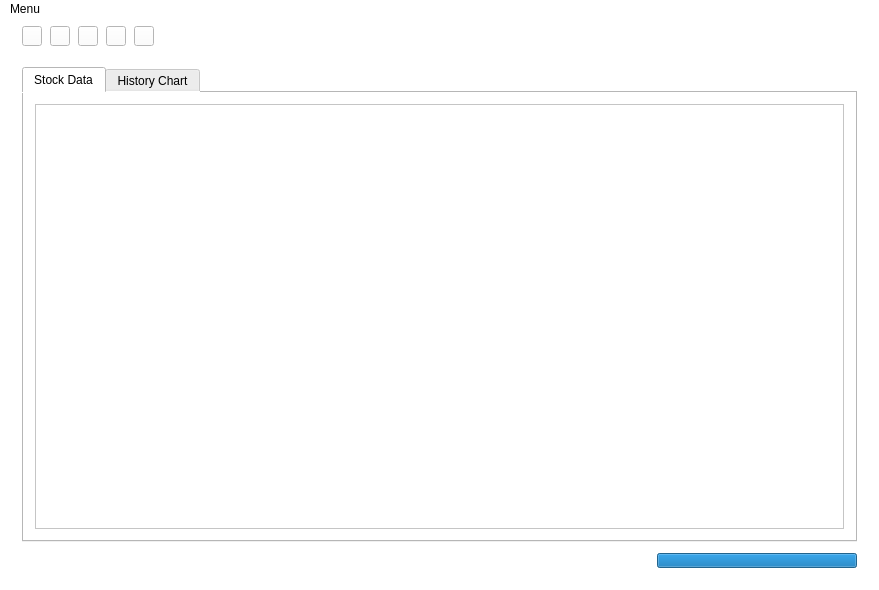
<?xml version="1.0" encoding="UTF-8"?>
<ui version="4.0">
 <class>MainWindow</class>
 <widget class="QMainWindow" name="MainWindow">
  <property name="geometry">
   <rect>
    <x>0</x>
    <y>0</y>
    <width>879</width>
    <height>590</height>
   </rect>
  </property>
  <property name="windowTitle">
   <string>MainWindow</string>
  </property>
  <property name="autoFillBackground">
   <bool>false</bool>
  </property>
  <property name="styleSheet">
   <string notr="true">background-color: rgb(255, 255, 255);</string>
  </property>
  <widget class="QWidget" name="centralWidget">
   <layout class="QVBoxLayout" name="verticalLayout">
    <property name="spacing">
     <number>0</number>
    </property>
    <property name="topMargin">
     <number>0</number>
    </property>
    <property name="bottomMargin">
     <number>0</number>
    </property>
    <item alignment="Qt::AlignLeft">
     <widget class="QWidget" name="horizontalMenu" native="true">
      <layout class="QHBoxLayout" name="horizontalLayout">
       <property name="spacing">
        <number>8</number>
       </property>
       <property name="topMargin">
        <number>7</number>
       </property>
       <property name="bottomMargin">
        <number>10</number>
       </property>
       <item>
        <widget class="QPushButton" name="refreshDataButton">
         <property name="minimumSize">
          <size>
           <width>20</width>
           <height>20</height>
          </size>
         </property>
         <property name="maximumSize">
          <size>
           <width>20</width>
           <height>20</height>
          </size>
         </property>
         <property name="styleSheet">
          <string notr="true">border-image: url(:/Images/res/images/sync.png);</string>
         </property>
         <property name="text">
          <string/>
         </property>
        </widget>
       </item>
       <item>
        <widget class="QPushButton" name="addToFavButton">
         <property name="minimumSize">
          <size>
           <width>20</width>
           <height>20</height>
          </size>
         </property>
         <property name="maximumSize">
          <size>
           <width>20</width>
           <height>20</height>
          </size>
         </property>
         <property name="styleSheet">
          <string notr="true">border-image: url(:/Images/res/images/add.png);</string>
         </property>
         <property name="text">
          <string/>
         </property>
        </widget>
       </item>
       <item>
        <widget class="QPushButton" name="removeFavButton">
         <property name="minimumSize">
          <size>
           <width>20</width>
           <height>20</height>
          </size>
         </property>
         <property name="maximumSize">
          <size>
           <width>20</width>
           <height>20</height>
          </size>
         </property>
         <property name="styleSheet">
          <string notr="true">border-image: url(:/Images/res/images/remove.png);</string>
         </property>
         <property name="text">
          <string/>
         </property>
        </widget>
       </item>
       <item>
        <widget class="QPushButton" name="genGraphButton">
         <property name="minimumSize">
          <size>
           <width>20</width>
           <height>20</height>
          </size>
         </property>
         <property name="maximumSize">
          <size>
           <width>20</width>
           <height>20</height>
          </size>
         </property>
         <property name="styleSheet">
          <string notr="true">border-image: url(:/Images/res/images/chart.png);</string>
         </property>
         <property name="text">
          <string/>
         </property>
        </widget>
       </item>
       <item>
        <widget class="QPushButton" name="liveTrackButton">
         <property name="minimumSize">
          <size>
           <width>20</width>
           <height>20</height>
          </size>
         </property>
         <property name="maximumSize">
          <size>
           <width>20</width>
           <height>20</height>
          </size>
         </property>
         <property name="styleSheet">
          <string notr="true">border-image: url(:/Images/res/images/chart_descend.png);</string>
         </property>
         <property name="text">
          <string/>
         </property>
        </widget>
       </item>
      </layout>
     </widget>
    </item>
    <item>
     <widget class="QStackedWidget" name="stackedWidget">
      <property name="currentIndex">
       <number>0</number>
      </property>
      <widget class="QWidget" name="page">
       <layout class="QVBoxLayout" name="verticalLayout_2">
        <item>
         <widget class="QTabWidget" name="tabWidget">
          <property name="maximumSize">
           <size>
            <width>16777215</width>
            <height>16777215</height>
           </size>
          </property>
          <property name="currentIndex">
           <number>0</number>
          </property>
          <widget class="QWidget" name="tab_mainTable">
           <attribute name="title">
            <string>Stock Data</string>
           </attribute>
           <layout class="QHBoxLayout" name="horizontalLayout_4">
            <item>
             <widget class="QTableView" name="tableView">
              <property name="autoScrollMargin">
               <number>18</number>
              </property>
              <property name="alternatingRowColors">
               <bool>true</bool>
              </property>
              <property name="selectionMode">
               <enum>QAbstractItemView::ExtendedSelection</enum>
              </property>
              <property name="selectionBehavior">
               <enum>QAbstractItemView::SelectRows</enum>
              </property>
              <attribute name="horizontalHeaderVisible">
               <bool>true</bool>
              </attribute>
              <attribute name="verticalHeaderVisible">
               <bool>false</bool>
              </attribute>
              <attribute name="verticalHeaderHighlightSections">
               <bool>false</bool>
              </attribute>
             </widget>
            </item>
           </layout>
          </widget>
          <widget class="QWidget" name="tab_charts">
           <attribute name="title">
            <string>History Chart</string>
           </attribute>
           <layout class="QHBoxLayout" name="horizontalLayout_5">
            <item>
             <widget class="QWidget" name="graphWidget" native="true">
              <layout class="QVBoxLayout" name="verticalLayout_6">
               <item>
                <layout class="QVBoxLayout" name="verticalLayout_5">
                 <item>
                  <widget class="QWidget" name="graphDateWidget" native="true">
                   <property name="maximumSize">
                    <size>
                     <width>550</width>
                     <height>30</height>
                    </size>
                   </property>
                   <layout class="QHBoxLayout" name="horizontalLayout_6">
                    <property name="spacing">
                     <number>11</number>
                    </property>
                    <property name="leftMargin">
                     <number>0</number>
                    </property>
                    <property name="topMargin">
                     <number>0</number>
                    </property>
                    <property name="rightMargin">
                     <number>0</number>
                    </property>
                    <property name="bottomMargin">
                     <number>0</number>
                    </property>
                    <item>
                     <widget class="QLabel" name="label">
                      <property name="maximumSize">
                       <size>
                        <width>30</width>
                        <height>16777215</height>
                       </size>
                      </property>
                      <property name="text">
                       <string>From</string>
                      </property>
                     </widget>
                    </item>
                    <item>
                     <widget class="QDateEdit" name="dateEdit">
                      <property name="maximumSize">
                       <size>
                        <width>120</width>
                        <height>16777215</height>
                       </size>
                      </property>
                      <property name="displayFormat">
                       <string>d/M/yy</string>
                      </property>
                      <property name="calendarPopup">
                       <bool>true</bool>
                      </property>
                     </widget>
                    </item>
                    <item>
                     <widget class="QLabel" name="label_2">
                      <property name="maximumSize">
                       <size>
                        <width>20</width>
                        <height>16777215</height>
                       </size>
                      </property>
                      <property name="text">
                       <string>To</string>
                      </property>
                     </widget>
                    </item>
                    <item>
                     <widget class="QDateEdit" name="dateEdit_2">
                      <property name="maximumSize">
                       <size>
                        <width>120</width>
                        <height>16777215</height>
                       </size>
                      </property>
                      <property name="displayFormat">
                       <string>d/M/yy</string>
                      </property>
                      <property name="calendarPopup">
                       <bool>true</bool>
                      </property>
                     </widget>
                    </item>
                    <item>
                     <widget class="QPushButton" name="generateGraphByDate">
                      <property name="maximumSize">
                       <size>
                        <width>150</width>
                        <height>16777215</height>
                       </size>
                      </property>
                      <property name="text">
                       <string>Generate</string>
                      </property>
                     </widget>
                    </item>
                    <item>
                     <widget class="QCheckBox" name="minMaxCheckbox">
                      <property name="text">
                       <string>Show min/max on graph</string>
                      </property>
                     </widget>
                    </item>
                   </layout>
                  </widget>
                 </item>
                 <item>
                  <widget class="QCustomPlot" name="graph1" native="true"/>
                 </item>
                </layout>
               </item>
              </layout>
             </widget>
            </item>
           </layout>
          </widget>
         </widget>
        </item>
       </layout>
      </widget>
      <widget class="QWidget" name="page_2"/>
     </widget>
    </item>
    <item>
     <widget class="QWidget" name="widget" native="true">
      <property name="enabled">
       <bool>true</bool>
      </property>
      <layout class="QVBoxLayout" name="verticalLayout_3">
       <property name="spacing">
        <number>0</number>
       </property>
       <property name="topMargin">
        <number>0</number>
       </property>
       <property name="bottomMargin">
        <number>0</number>
       </property>
       <item alignment="Qt::AlignRight">
        <widget class="QProgressBar" name="progressBar">
         <property name="minimumSize">
          <size>
           <width>200</width>
           <height>15</height>
          </size>
         </property>
         <property name="maximumSize">
          <size>
           <width>200</width>
           <height>15</height>
          </size>
         </property>
         <property name="value">
          <number>100</number>
         </property>
         <property name="textVisible">
          <bool>false</bool>
         </property>
        </widget>
       </item>
      </layout>
     </widget>
    </item>
   </layout>
  </widget>
  <widget class="QMenuBar" name="menuBar">
   <property name="geometry">
    <rect>
     <x>0</x>
     <y>0</y>
     <width>879</width>
     <height>19</height>
    </rect>
   </property>
   <widget class="QMenu" name="menuMenu">
    <property name="title">
     <string>Menu</string>
    </property>
    <addaction name="actionItem_1"/>
   </widget>
   <addaction name="menuMenu"/>
  </widget>
  <widget class="QStatusBar" name="statusBar"/>
  <action name="actionItem_1">
   <property name="text">
    <string>Item 1</string>
   </property>
  </action>
 </widget>
 <layoutdefault spacing="6" margin="11"/>
 <customwidgets>
  <customwidget>
   <class>QCustomPlot</class>
   <extends>QWidget</extends>
   <header>lib/qcustomplot/qcustomplot.h</header>
   <container>1</container>
  </customwidget>
 </customwidgets>
 <resources/>
 <connections/>
</ui>
